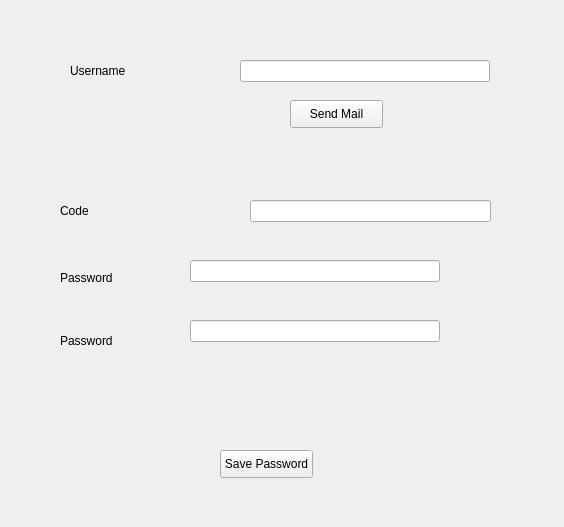
<?xml version="1.0" encoding="UTF-8"?>
<ui version="4.0">
 <class>Form</class>
 <widget class="QWidget" name="Form">
  <property name="geometry">
   <rect>
    <x>0</x>
    <y>0</y>
    <width>564</width>
    <height>527</height>
   </rect>
  </property>
  <property name="windowTitle">
   <string>Form</string>
  </property>
  <property name="styleSheet">
   <string notr="true"/>
  </property>
  <widget class="QPushButton" name="pushButton">
   <property name="geometry">
    <rect>
     <x>290</x>
     <y>100</y>
     <width>93</width>
     <height>28</height>
    </rect>
   </property>
   <property name="text">
    <string>Send Mail</string>
   </property>
  </widget>
  <widget class="QLabel" name="label">
   <property name="geometry">
    <rect>
     <x>70</x>
     <y>60</y>
     <width>131</width>
     <height>21</height>
    </rect>
   </property>
   <property name="text">
    <string>Username</string>
   </property>
  </widget>
  <widget class="QLabel" name="label_2">
   <property name="geometry">
    <rect>
     <x>80</x>
     <y>140</y>
     <width>381</width>
     <height>31</height>
    </rect>
   </property>
   <property name="text">
    <string/>
   </property>
  </widget>
  <widget class="QLineEdit" name="lineEdit">
   <property name="geometry">
    <rect>
     <x>240</x>
     <y>60</y>
     <width>250</width>
     <height>22</height>
    </rect>
   </property>
  </widget>
  <widget class="QPushButton" name="pushButton_2">
   <property name="geometry">
    <rect>
     <x>220</x>
     <y>450</y>
     <width>93</width>
     <height>28</height>
    </rect>
   </property>
   <property name="text">
    <string>Save Password</string>
   </property>
  </widget>
  <widget class="QLabel" name="label_3">
   <property name="geometry">
    <rect>
     <x>60</x>
     <y>270</y>
     <width>81</width>
     <height>16</height>
    </rect>
   </property>
   <property name="text">
    <string>Password</string>
   </property>
  </widget>
  <widget class="QLabel" name="label_4">
   <property name="geometry">
    <rect>
     <x>60</x>
     <y>330</y>
     <width>71</width>
     <height>21</height>
    </rect>
   </property>
   <property name="text">
    <string>Password</string>
   </property>
  </widget>
  <widget class="QLineEdit" name="lineEdit_2">
   <property name="geometry">
    <rect>
     <x>190</x>
     <y>320</y>
     <width>250</width>
     <height>22</height>
    </rect>
   </property>
  </widget>
  <widget class="QLineEdit" name="lineEdit_3">
   <property name="geometry">
    <rect>
     <x>190</x>
     <y>260</y>
     <width>250</width>
     <height>22</height>
    </rect>
   </property>
  </widget>
  <widget class="QLabel" name="label_5">
   <property name="geometry">
    <rect>
     <x>60</x>
     <y>200</y>
     <width>55</width>
     <height>21</height>
    </rect>
   </property>
   <property name="text">
    <string>Code</string>
   </property>
  </widget>
  <widget class="QLineEdit" name="lineEdit_4">
   <property name="geometry">
    <rect>
     <x>250</x>
     <y>200</y>
     <width>241</width>
     <height>22</height>
    </rect>
   </property>
  </widget>
 </widget>
 <resources/>
 <connections/>
</ui>
